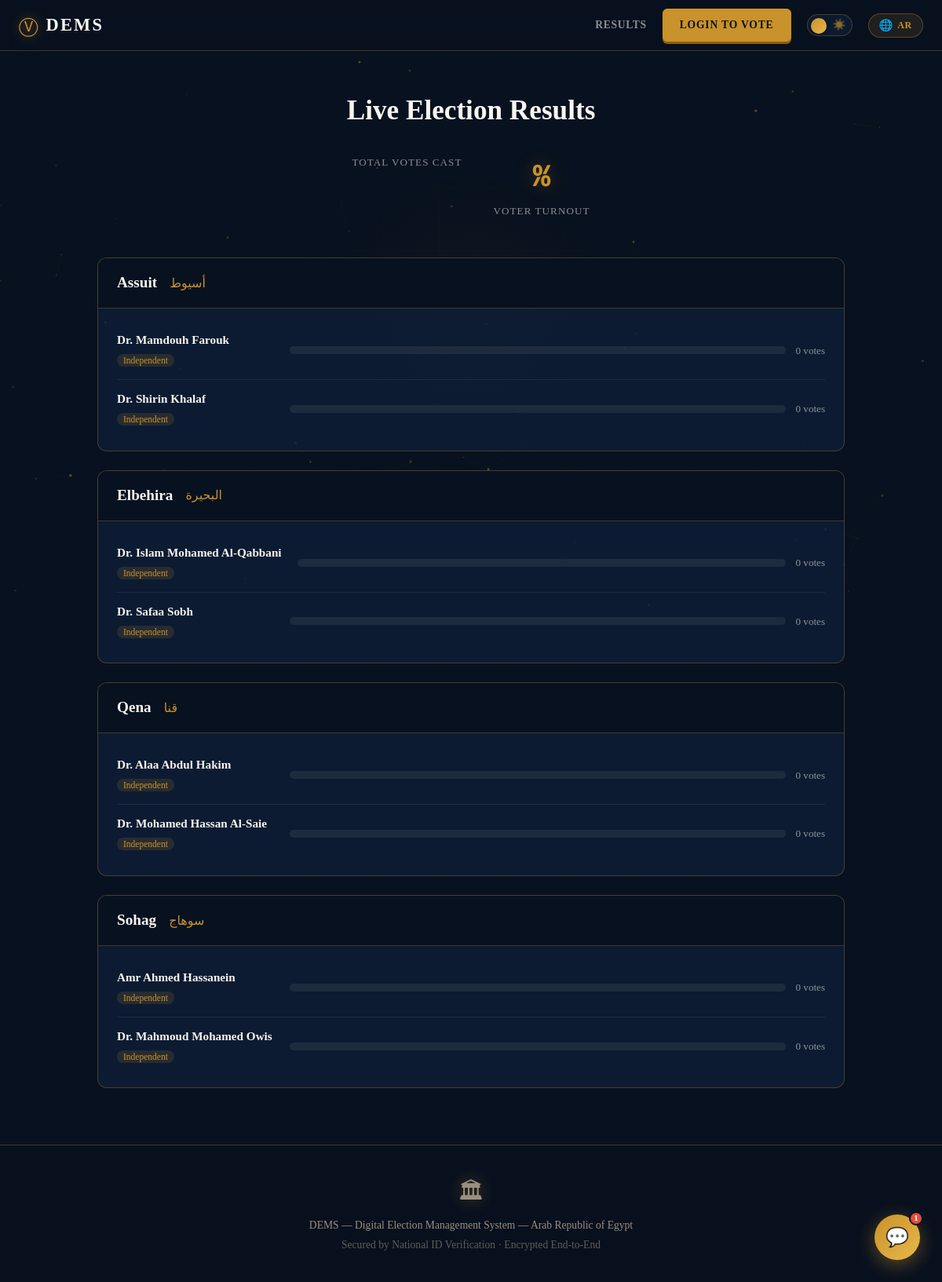
The app's page /results/ with its own data.
### voting/models.py (models this page shows, shortened)
class District(models.Model):
    name = models.CharField(max_length=100, unique=True)
    name_arabic = models.CharField(max_length=100, blank=True)
    code = models.CharField(max_length=10, unique=True)
    seats_available = models.PositiveIntegerField(default=1)
    created_at = models.DateTimeField(auto_now_add=True)
    class Meta:
        ordering = ['name']

class Candidate(models.Model):
    PARTY_CHOICES = [  # الاحزاب
        ('ndp', 'National Democratic Party'),
        ('wafd', 'Al-Wafd Party'),
        ('tagammu', 'National Progressive Unionist Party'),
        ('independent', 'Independent'),
        ('free_egyptians', 'Free Egyptians Party'),
        ('future', "Nation's Future Party"),
        ('republican_peoples', "Republican People's Party"),
    ]
    full_name = models.CharField(max_length=200)
    district = models.ForeignKey(District, on_delete=models.CASCADE, related_name='candidates')
    party = models.CharField(max_length=50, choices=PARTY_CHOICES, default='independent')
    bio = models.TextField(blank=True)
    photo = models.ImageField(upload_to='candidates/', blank=True, null=True)
    vote_count = models.PositiveIntegerField(default=0)
    is_active = models.BooleanField(default=True)
    created_at = models.DateTimeField(auto_now_add=True)
    class Meta:
        ordering = ['district', 'full_name']

### voting/views.py (the view)
# urls.py: path('results/', views.results_page, name='results'),
def results_page(request):
    districts = District.objects.prefetch_related('candidates').all()
    return render(request, 'voting/results.html', {'districts': districts})

### voting/templates/voting/results.html (shortened to what this page needs)
{% extends 'voting/base.html' %}
{% block navbar_class %}always-visible{% endblock %}
{% load static %}
{% block content %}
<div class="results-page">
    <div class="results-header">
        <h1 data-en="Live Election Results" data-ar="نتائج الانتخابات المباشرة">Live Election Results</h1>
        <div class="results-meta">
            <div class="meta-stat">
                <span class="meta-label" data-en="Total Votes Cast" data-ar="إجمالي الأصوات">Total Votes Cast</span>
            </div>
            <div class="meta-stat">
                <span class="meta-num">{{ turnout }}%</span>
                <span class="meta-label" data-en="Voter Turnout" data-ar="نسبة المشاركة">Voter Turnout</span>
            </div>
        </div>
    </div>
    {% for district in districts %}
    <div class="results-district">
        <div class="district-header">
            <h2>{{ district.name }}</h2>
            {% if district.name_arabic %}<span class="district-ar">{{ district.name_arabic }}</span>{% endif %}
        </div>
        <div class="results-candidates">
            {% for candidate in district.candidates.all %}
            {% if candidate.is_active %}
            <div class="result-row">
                <div class="result-candidate-info">
                    <span class="result-name">{{ candidate.full_name }}</span>
                    <span class="result-party party-{{ candidate.party }}">{{ candidate.get_party_display }}</span>
                </div>
                <div class="result-bar-wrap">
                    {% with district_total=district.votes.count %}
                    {% if district_total > 0 %}
                        {% widthratio candidate.vote_count district_total 100 as pct %}
                    {% else %}
                    {% endif %}
                    <div class="result-bar">
                    </div>
                    <span class="result-votes">{{ candidate.vote_count }} <span data-en="votes" data-ar="صوت">votes</span></span>
                    {% endwith %}
                </div>
            </div>
            {% endif %}
            {% empty %}
            <p class="no-data" data-en="No candidates registered for this district." data-ar="لا يوجد مرشحون مسجلون لهذه الدائرة.">No candidates registered for this district.</p>
            {% endfor %}
        </div>
    </div>
    {% endfor %}
</div>
{% endblock %}

### voting/templates/voting/base.html (shortened to what this page needs)
<!DOCTYPE html>
<html lang="en">
<head>
    {% load static %}
    <link rel="stylesheet" href="{% static 'voting/css/main.css' %}">
</head>
<body>
<canvas id="bg-canvas"></canvas>
<nav class="navbar {% block navbar_class %}{% endblock %}" id="navbar">
    <div class="nav-inner">
        <a href="{% url 'home' %}" class="nav-logo">
            <span class="logo-mark">&#9419;</span>
            <span class="logo-text">DEMS</span>
        </a>
        <div class="nav-links">
            <a href="{% url 'results' %}" class="nav-link" data-en="Results" data-ar="النتائج">Results</a>
            {% if request.session.voter_id %}
                <a href="{% url 'vote_success' %}" class="nav-link" data-en="My Vote" data-ar="صوتي">My Vote</a>
                <a href="{% url 'logout' %}" class="nav-link btn-ghost btn" data-en="Logout" data-ar="تسجيل خروج">Logout</a>
            {% else %}
                <a href="{% url 'login' %}" class="nav-link btn-primary btn" data-en="Login to Vote" data-ar="دخول للتصويت">Login to Vote</a>
            {% endif %}
            <button class="theme-toggle" id="theme-toggle" onclick="toggleTheme()" title="Toggle Dark/Light Mode" aria-label="Toggle theme">
                <div class="theme-toggle-track">
                    <span class="theme-toggle-icon moon">🌙</span>
                    <span class="theme-toggle-icon sun">☀️</span>
                    <div class="theme-toggle-knob"></div>
                </div>
            </button>
            <button class="lang-toggle" id="lang-toggle" onclick="toggleLanguage()" title="تغيير اللغة / Change Language">
                <span class="lang-icon">🌐</span>
                <span class="lang-label" id="lang-label">AR</span>
            </button>
        </div>
    </div>
</nav>
<main class="main-content">
    {% block content %}{% endblock %}
</main>
<footer class="footer">
    <span class="footer-seal">&#127963;</span>
    <p data-en="DEMS — Digital Election Management System — Arab Republic of Egypt"
       data-ar="DEMS — نظام إدارة الانتخابات الرقمية — جمهورية مصر العربية">
    </p>
    <p class="footer-sub"
       data-en="Secured by National ID Verification · Encrypted End-to-End"
       data-ar="مؤمن بالتحقق من الهوية الوطنية · مشفر بالكامل">
    </p>
</footer>
<div id="chatbot-bubble" onclick="toggleChat()" title="Election Assistant">
    <span class="chat-bubble-icon" id="chat-bubble-icon">💬</span>
    <span class="chat-unread" id="chat-unread">1</span>
</div>
</body>
</html>

### records on screen
District: name "Assuit", name_arabic "أسيوط"
Candidate: full_name "Dr. Mamdouh Farouk", party "Independent", vote_count "0"
Candidate: full_name "Dr. Shirin Khalaf", party "Independent", vote_count "0"
District: name "Elbehira", name_arabic "البحيرة"
Candidate: full_name "Dr. Islam Mohamed Al-Qabbani", party "Independent", vote_count "0"
Candidate: full_name "Dr. Safaa Sobh", party "Independent", vote_count "0"
District: name "Qena", name_arabic "قنا"
Candidate: full_name "Dr. Alaa Abdul Hakim", party "Independent", vote_count "0"
Candidate: full_name "Dr. Mohamed Hassan Al-Saie", party "Independent", vote_count "0"
District: name "Sohag", name_arabic "سوهاج"
Candidate: full_name "Amr Ahmed Hassanein", party "Independent", vote_count "0"
Candidate: full_name "Dr. Mahmoud Mohamed Owis", party "Independent", vote_count "0"
